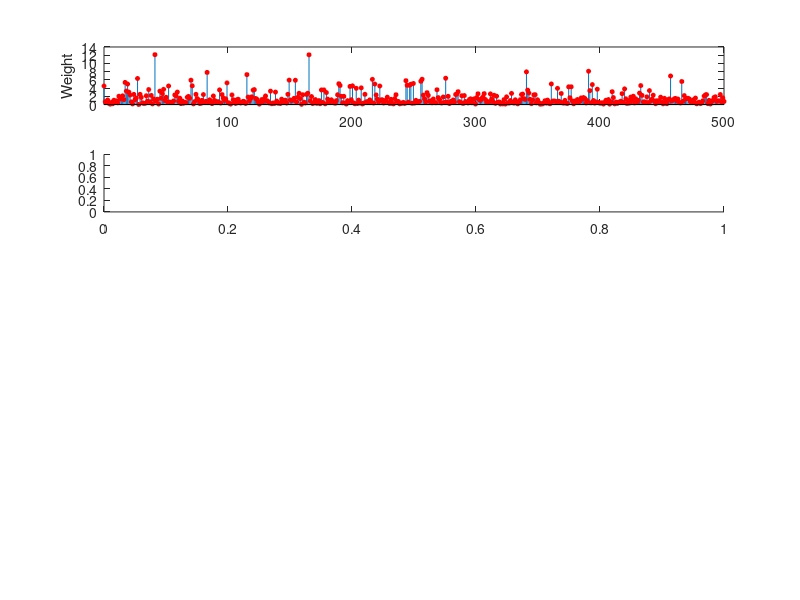

Recreate this plot in MATLAB. (Note: this script raises an error after producing the figure.)
%% Test sequential importance resampling (SIR)
close all;
clear all;
clc;
path(path, '../p61');  % For calling resampleParticle
%%
rng('default');
rng(940);
%%
n = 500;
m = 5;
particle = zeros(2, n);
% weight   = randn(1,n).^2;
weight   = exp(randn(1,n));


%%
figure('name', 'Test resampling', 'units','normalized',...
    'outerposition',[0 0 1 1]);
subplot(m, 1, 1)
stem(weight, 'markersize', 3, 'MarkerFaceColor','red','MarkerEdgeColor','red');
ylabel('Weight');
xlim([1, n]);

%%
subplot(m, 1, 2)
newI     = resampleParticle(weight, 'hugh');
nSampled = getTimesSampled(newI);
stem(nSampled, 'markersize', 3,...
    'MarkerFaceColor','green','MarkerEdgeColor','green');
% ylabel('Times of being sampled');
xlim([1, n]);
ylabel('Hugh');
grid minor;
%%
subplot(m, 1, 3)
newI     = resampleParticle(weight, 'thrun');
nSampled = getTimesSampled(newI);
stem(nSampled, 'markersize', 3,...
    'MarkerFaceColor','green','MarkerEdgeColor','green');
% ylabel('Times of being sampled');
xlim([1, n]);
ylabel('Thrun');
grid minor;
%%
subplot(m, 1, 4)
newI     = resampleParticle(weight, 'improvedthrun');
nSampled = getTimesSampled(newI);
stem(nSampled, 'markersize', 3,...
    'MarkerFaceColor','green','MarkerEdgeColor','green');
% ylabel('Times of being sampled');
xlim([1, n]);
ylabel('Improved Thrun');
grid minor;
%%
subplot(m, 1, 5)
newI     = resampleParticle(weight, 'residual');
nSampled = getTimesSampled(newI);
stem(nSampled, 'markersize', 3,...
    'MarkerFaceColor','green','MarkerEdgeColor','green');
% ylabel('Times of being sampled');
xlim([1, n]);
ylabel('Residual');
grid minor;
print('-dpng', 'testresample.png');


